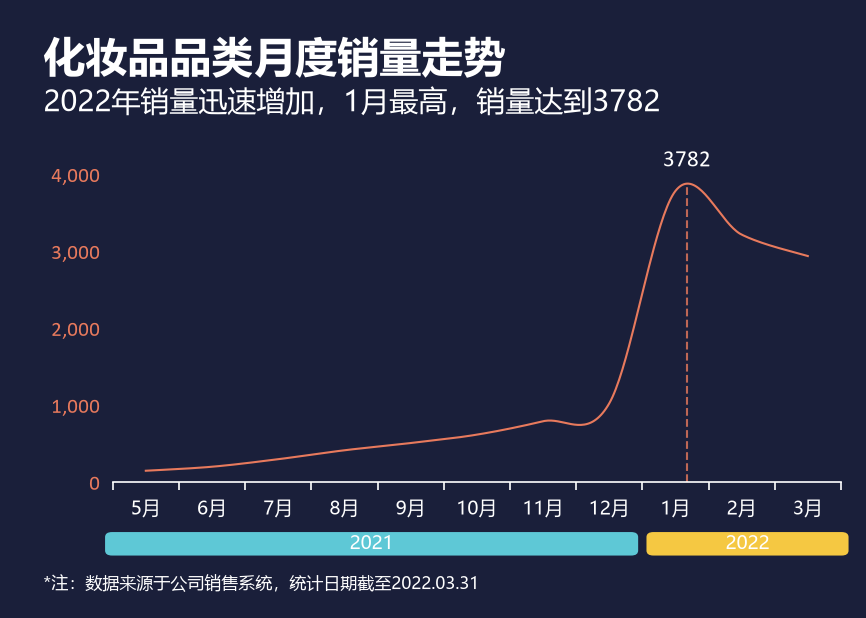

Reproduce this figure in Python.
# -*- coding: utf-8 -*-
import matplotlib
matplotlib.use('Agg')
import matplotlib.pyplot as plt
from matplotlib.font_manager import FontProperties
from matplotlib.patches import FancyBboxPatch

f_title  = FontProperties(family='Microsoft YaHei', size=20, weight='bold')
f_sub    = FontProperties(family='Microsoft YaHei', size=14, weight='normal')
f_dlabel = FontProperties(family='Calibri', size=10)
f_xlabel = FontProperties(family='Microsoft YaHei', size=9)
f_ylabel = FontProperties(family='Calibri', size=10)
f_note   = FontProperties(family='Microsoft YaHei', size=9)

months = ['5月', '6月', '7月', '8月', '9月', '10月', '11月', '12月', '1月', '2月', '3月']
sales = [146, 198, 296, 412, 506, 615, 789, 1021, 3782, 3215, 2936]

x = list(range(len(months)))
y = sales

bg_color   = '#1A1F3A'
text_color = '#FFFFFF'
line_color = '#e87a5d'


def catmull_rom(points, seg=40):
    pts = [points[0]] + points + [points[-1]]
    result = []
    for i in range(len(points) - 1):
        p0, p1, p2, p3 = pts[i], pts[i + 1], pts[i + 2], pts[i + 3]
        for j in range(seg):
            t = j / seg
            t2, t3 = t * t, t * t * t
            sx = 0.5 * ((2 * p1[0]) + (-p0[0] + p2[0]) * t +
                        (2 * p0[0] - 5 * p1[0] + 4 * p2[0] - p3[0]) * t2 +
                        (-p0[0] + 3 * p1[0] - 3 * p2[0] + p3[0]) * t3)
            sy = 0.5 * ((2 * p1[1]) + (-p0[1] + p2[1]) * t +
                        (2 * p0[1] - 5 * p1[1] + 4 * p2[1] - p3[1]) * t2 +
                        (-p0[1] + 3 * p1[1] - 3 * p2[1] + p3[1]) * t3)
            result.append((sx, sy))
    result.append(points[-1])
    return result


points = list(zip(x, y))
smooth = catmull_rom(points)
sx = [p[0] for p in smooth]
sy = [p[1] for p in smooth]

fig_w = 14.68 / 2.54
fig_h = 10.47 / 2.54
fig, ax = plt.subplots(figsize=(fig_w, fig_h), dpi=150)
fig.patch.set_facecolor(bg_color)
ax.set_facecolor(bg_color)

ax.plot(sx, sy, color=line_color, linewidth=1.0, zorder=3)


peak_idx = y.index(max(y))
peak_y = y[peak_idx]
sp_idx = sy.index(max(sy))
sp_x, sp_y = sx[sp_idx], sy[sp_idx]
ax.plot([sp_x, sp_x], [0, sp_y], color=line_color, linestyle='--', linewidth=1.0, alpha=0.8, zorder=2)
ax.text(sp_x, sp_y + 150, str(peak_y), ha='center', va='bottom',
        fontproperties=f_dlabel, color=text_color, fontsize=11)

ax.set_xticks([i - 0.5 for i in range(len(months) + 1)])
ax.set_xticklabels([])
for xi, m in zip(x, months):
    ax.text(xi, -0.05, m, transform=ax.get_xaxis_transform(),
            ha='center', va='top', fontproperties=f_xlabel, color=text_color)
ax.set_yticks([0, 1000, 2000, 3000, 4000])
ax.set_yticklabels(['0', '1,000', '2,000', '3,000', '4,000'], fontproperties=f_ylabel, color=line_color)
ax.set_ylim(0, 4500)
ax.set_xlim(-0.5, len(months) - 0.5)

ax.spines['top'].set_visible(False)
ax.spines['right'].set_visible(False)
ax.spines['left'].set_visible(False)
ax.spines['bottom'].set_position('zero')
ax.spines['bottom'].set_color(text_color)
ax.spines['bottom'].set_linewidth(0.8)
ax.tick_params(axis='x', direction='out', length=4, color=text_color, pad=6)
ax.tick_params(axis='y', length=0, pad=6)

fig.text(0.05, 0.94, '化妆品品类月度销量走势', ha='left', va='top',
         fontproperties=f_title, color=text_color)
fig.text(0.05, 0.86, '2022年销量迅速增加，1月最高，销量达到3782', ha='left', va='top',
         fontproperties=f_sub, color=text_color)

unit = 0.84 / 11
y_box = 0.12
h_box = 0.034
half_gap = 0.0068

w1 = 8 * unit
cx1 = 0.13 + 4 * unit - half_gap
fig.patches.append(FancyBboxPatch((cx1 - w1 / 2, y_box - h_box / 2), w1, h_box,
                                  boxstyle='round,pad=0.002,rounding_size=0.008',
                                  facecolor='#5ec8d6', edgecolor='none',
                                  transform=fig.transFigure, zorder=5))
fig.text(cx1, y_box, '2021', ha='center', va='center', fontproperties=f_xlabel,
         color=text_color, fontsize=9, zorder=6)

w2 = 3 * unit
cx2 = 0.13 + 9.5 * unit + half_gap
fig.patches.append(FancyBboxPatch((cx2 - w2 / 2, y_box - h_box / 2), w2, h_box,
                                  boxstyle='round,pad=0.002,rounding_size=0.008',
                                  facecolor='#f5c842', edgecolor='none',
                                  transform=fig.transFigure, zorder=5))
fig.text(cx2, y_box, '2022', ha='center', va='center', fontproperties=f_xlabel,
         color=text_color, fontsize=9, zorder=6)

fig.text(0.05, 0.04, '*注：数据来源于公司销售系统，统计日期截至2022.03.31',
         ha='left', va='bottom', fontproperties=f_note, fontsize=8, color=text_color)

plt.subplots_adjust(left=0.13, right=0.97, top=0.78, bottom=0.22)
plt.savefig('化妆品销量走势.png', facecolor=bg_color, dpi=150)
print('saved 化妆品销量走势.png')
